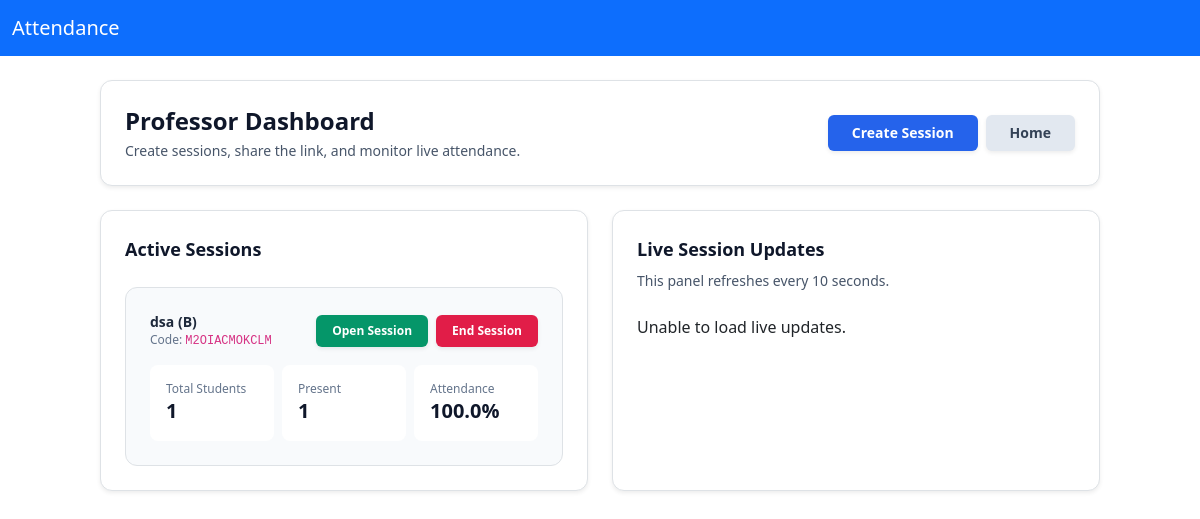
The app's page /attendance/professor/ (signed in), older data.
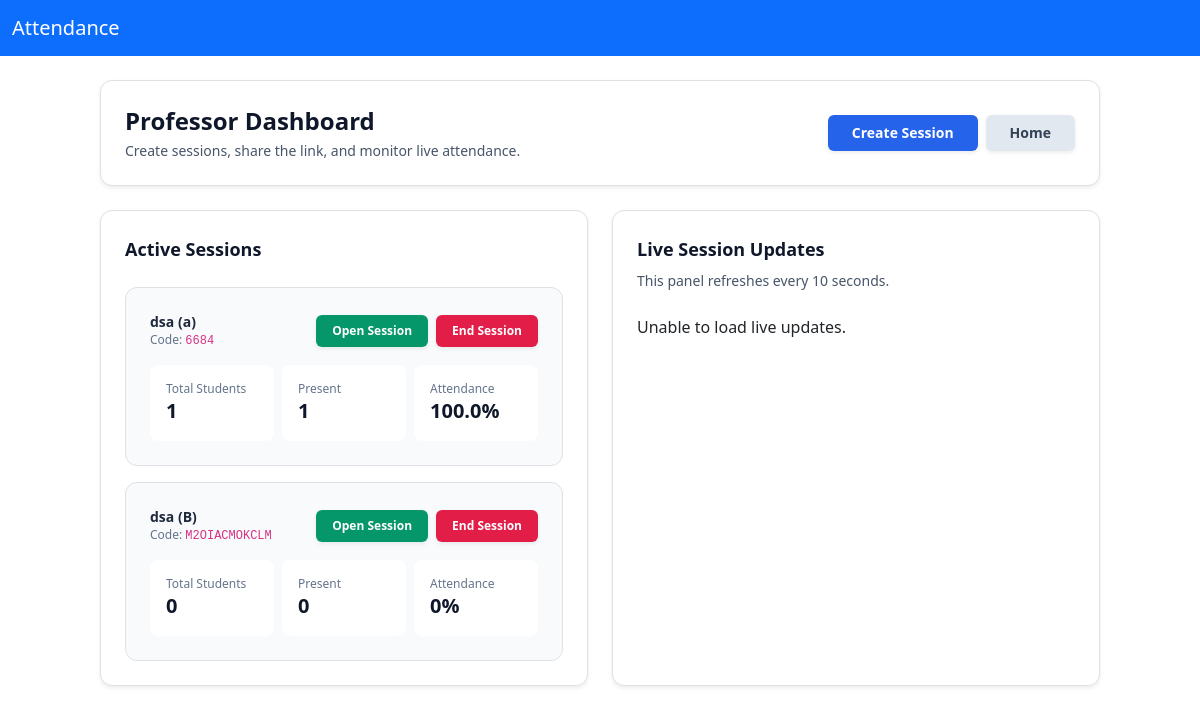
The same page, newer data.
### attendance/models.py (models this page shows, shortened)
class AttendanceSession(models.Model):
    subject = models.CharField(max_length=128)
    department_name = models.CharField(max_length=64, blank=True, default="")
    section = models.CharField(max_length=64)
    semester = models.CharField(max_length=32, blank=True, default="")
    attendance_date = models.DateField(null=True, blank=True)
    attendance_time = models.TimeField(null=True, blank=True)
    start_time = models.DateTimeField(auto_now_add=True)
    end_time = models.DateTimeField(null=True, blank=True)
    duration_minutes = models.PositiveSmallIntegerField(default=10)
    is_active = models.BooleanField(default=True)
    session_code = models.CharField(max_length=12, unique=True, editable=False)
    created_by = models.ForeignKey(User, on_delete=models.SET_NULL, null=True, blank=True)
    class Meta:
        ordering = ["-start_time"]
        constraints = [
            models.UniqueConstraint(fields=["section"], condition=models.Q(is_active=True), name="unique_active_session_per_section"),
        ]

### attendance/views.py (the view)
# urls.py: path("attendance/professor/", views.professor_dashboard, name="professor_dashboard"),
@staff_member_required
def professor_dashboard(request):
    active_sessions = AttendanceSession.objects.filter(is_active=True)
    session_stats = []
    for session in active_sessions:
        total_students = _students_for_session(session).count()
        present = AttendanceRecord.objects.filter(session=session).count()
        percentage = (present / total_students * 100) if total_students else 0
        session_stats.append(
            {
                "session": session,
                "total": total_students,
                "present": present,
                "percentage": round(percentage, 1),
            }
        )
    if request.GET.get("ajax"):
        return render(request, "attendance/professor_dashboard_live.html", {"session_stats": session_stats})
    return render(
        request,
        "attendance/professor_dashboard.html",
        {"session_stats": session_stats, "active_sessions": active_sessions},
    )

### attendance/views.py (called while the page is built)
def _normalized_value(value):
    return (value or "").strip().casefold()

def _students_for_session(session):
    section_value = _normalized_value(session.section)
    department_value = _normalized_value(getattr(session, "department_name", ""))
    students = Student.objects.all()
    if department_value:
        students = students.filter(department__name__iexact=session.department_name)
    if not section_value:
        return students
    if department_value:
        return students.filter(
            models.Q(section__iexact=session.section)
            | models.Q(section__iexact=session.department_name)
            | models.Q(section__isnull=True)
            | models.Q(section="")
        )
    return students.filter(models.Q(section__iexact=session.section))

### attendance/templates/attendance/professor_dashboard.html (shortened to what this page needs)
{% extends "attendance/base.html" %}
{% block content %}
<div class="mx-auto max-w-6xl space-y-6">
  <div class="rounded-xl border border-slate-200 bg-white p-6 shadow-sm">
    <div class="flex flex-col gap-3 md:flex-row md:items-center md:justify-between">
      <div>
        <h1 class="text-2xl font-semibold text-slate-900">Professor Dashboard</h1>
        <p class="mt-1 text-sm text-slate-600">Create sessions, share the link, and monitor live attendance.</p>
      </div>
      <div class="flex flex-wrap gap-2">
        <a href="{% url 'attendance:create_session' %}" class="inline-flex items-center justify-center rounded-md bg-blue-600 px-4 py-2 text-sm font-semibold text-white shadow-sm hover:bg-blue-700">Create Session</a>
        <a href="{% url 'attendance:home' %}" class="inline-flex items-center justify-center rounded-md bg-slate-200 px-4 py-2 text-sm font-semibold text-slate-700 shadow-sm hover:bg-slate-300">Home</a>
      </div>
    </div>
  </div>
  <div class="grid gap-6 lg:grid-cols-2">
    <div class="rounded-xl border border-slate-200 bg-white p-6 shadow-sm">
      <h2 class="text-lg font-semibold text-slate-900">Active Sessions</h2>
      <div class="mt-4 space-y-4">
        {% for item in session_stats %}
        <div class="rounded-xl border border-slate-100 bg-slate-50 p-4">
          <div class="flex flex-col gap-3 md:flex-row md:items-center md:justify-between">
            <div>
              <p class="text-sm font-semibold text-slate-800">{{ item.session.subject }} ({{ item.session.section }})</p>
              <p class="text-xs text-slate-500">Code: <code>{{ item.session.session_code }}</code></p>
            </div>
            <div class="flex flex-wrap gap-2">
              <a href="{% url 'attendance:student_session' item.session.session_code %}" class="inline-flex items-center justify-center rounded-md bg-emerald-600 px-3 py-2 text-xs font-semibold text-white shadow-sm hover:bg-emerald-700">Open Session</a>
              <button
                hx-post="{% url 'attendance:deactivate_session' item.session.session_code %}"
                hx-target="this.closest('div')"
                hx-swap="outerHTML"
                class="inline-flex items-center justify-center rounded-md bg-rose-600 px-3 py-2 text-xs font-semibold text-white shadow-sm hover:bg-rose-700"
              >
                End Session
              </button>
            </div>
          </div>
          <div class="mt-3 grid gap-2 sm:grid-cols-3">
            <div class="rounded-lg bg-white p-3">
              <p class="text-xs text-slate-500">Total Students</p>
              <p class="text-xl font-semibold text-slate-900">{{ item.total }}</p>
            </div>
            <div class="rounded-lg bg-white p-3">
              <p class="text-xs text-slate-500">Present</p>
              <p class="text-xl font-semibold text-slate-900">{{ item.present }}</p>
            </div>
            <div class="rounded-lg bg-white p-3">
              <p class="text-xs text-slate-500">Attendance</p>
              <p class="text-xl font-semibold text-slate-900">{{ item.percentage }}%</p>
            </div>
          </div>
        </div>
        {% empty %}
        <div class="rounded-xl border border-slate-100 bg-slate-50 p-4">
          <p class="text-sm text-slate-600">No active sessions. Create one to begin marking attendance.</p>
        </div>
        {% endfor %}
      </div>
    </div>
    <div class="rounded-xl border border-slate-200 bg-white p-6 shadow-sm">
      <h2 class="text-lg font-semibold text-slate-900">Live Session Updates</h2>
      <p class="mt-2 text-sm text-slate-600">This panel refreshes every 10 seconds.</p>
      <div id="liveUpdates" class="mt-4">Loading...</div>
    </div>
  </div>
</div>
{% endblock %}

Row changes from the older to the newer data that the page shows:
added AttendanceSession: session.subject "dsa", session.section "a", session.session_code "6684", total "1", present "1", percentage "100.0"
changed AttendanceSession "M2OIACMOKCLM": total "1" → "0"; present "1" → "0"; percentage "100.0" → "0"
